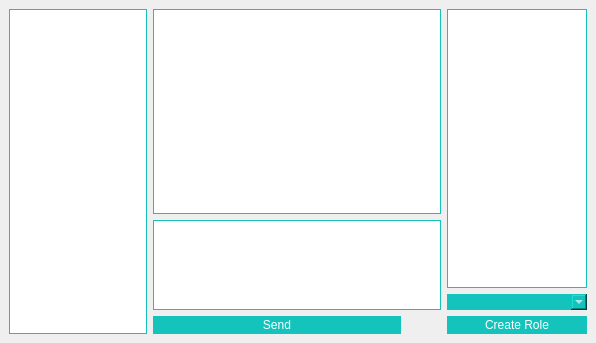
<?xml version="1.0" encoding="UTF-8"?>
<ui version="4.0">
 <class>ChatMainWindow</class>
 <widget class="QMainWindow" name="ChatMainWindow">
  <property name="geometry">
   <rect>
    <x>0</x>
    <y>0</y>
    <width>596</width>
    <height>343</height>
   </rect>
  </property>
  <property name="windowTitle">
   <string>微信AI智能伙伴</string>
  </property>
  <property name="styleSheet">
   <string notr="true">#frame
{
 	background-color:rgb(255, 170, 0);
	border:none;
	border-radius:10px;
}</string>
  </property>
  <widget class="QWidget" name="centralwidget">
   <layout class="QGridLayout" name="gridLayout">
    <item row="1" column="3" rowspan="2">
     <layout class="QVBoxLayout" name="verticalLayout_2">
      <item>
       <widget class="QListWidget" name="settingList">
        <property name="sizePolicy">
         <sizepolicy hsizetype="Preferred" vsizetype="Expanding">
          <horstretch>1</horstretch>
          <verstretch>1</verstretch>
         </sizepolicy>
        </property>
        <property name="maximumSize">
         <size>
          <width>140</width>
          <height>16777215</height>
         </size>
        </property>
        <property name="styleSheet">
         <string notr="true">#settingList
{
	font: 10 7pt '微软雅黑 Light';
	color: rgb(31,31,31);
	padding-left:5px; 
	background-color: rgb(255, 255, 255);
	border:1px solid rgb(20,196,188);
	/*border-radius:10px;*/
}</string>
        </property>
       </widget>
      </item>
      <item>
       <widget class="QComboBox" name="comboBox">
        <property name="styleSheet">
         <string notr="true">QComboBox
{
	font: 25 12pt '微软雅黑';
	color: rgb(255,255,255);
	background-color: rgb(20,196,188);
	border:none;
}
</string>
        </property>
       </widget>
      </item>
      <item>
       <widget class="QPushButton" name="pushButton_2">
        <property name="minimumSize">
         <size>
          <width>0</width>
          <height>18</height>
         </size>
        </property>
        <property name="styleSheet">
         <string notr="true">QPushButton
{
	font: 25 12pt '微软雅黑';
	color: rgb(255,255,255);
	background-color: rgb(20,196,188);
	border:none;
	border-radius:10px;
}
QPushButton:hover
{
	background-color: rgb(22,218,208);
}
QPushButton:pressed
{
	background-color: rgb(17,171,164);
}</string>
        </property>
        <property name="text">
         <string>Create Role</string>
        </property>
       </widget>
      </item>
     </layout>
    </item>
    <item row="1" column="1" rowspan="2">
     <widget class="QListWidget" name="contactList">
      <property name="sizePolicy">
       <sizepolicy hsizetype="Preferred" vsizetype="Expanding">
        <horstretch>1</horstretch>
        <verstretch>1</verstretch>
       </sizepolicy>
      </property>
      <property name="maximumSize">
       <size>
        <width>140</width>
        <height>16777215</height>
       </size>
      </property>
      <property name="styleSheet">
       <string notr="true">#contactList
{
	font: 10 7pt '微软雅黑 Light';
	color: rgb(31,31,31);
	padding-left:5px; 
	background-color: rgb(255, 255, 255);
	border:1px solid rgb(20,196,188);
	/*border-radius:10px;*/
}</string>
      </property>
     </widget>
    </item>
    <item row="0" column="0">
     <layout class="QVBoxLayout" name="verticalLayout_3"/>
    </item>
    <item row="2" column="2">
     <widget class="QStackedWidget" name="stackedWidget">
      <property name="sizePolicy">
       <sizepolicy hsizetype="Expanding" vsizetype="Expanding">
        <horstretch>1</horstretch>
        <verstretch>1</verstretch>
       </sizepolicy>
      </property>
      <property name="minimumSize">
       <size>
        <width>288</width>
        <height>18</height>
       </size>
      </property>
      <property name="maximumSize">
       <size>
        <width>16777215</width>
        <height>18</height>
       </size>
      </property>
      <property name="autoFillBackground">
       <bool>true</bool>
      </property>
      <property name="styleSheet">
       <string notr="true">stackedWidget {
    padding: 0px;
    width: 100%;
    height: 100%;
    margin:0px;
}
</string>
      </property>
      <property name="currentIndex">
       <number>0</number>
      </property>
      <widget class="QWidget" name="page">
       <property name="minimumSize">
        <size>
         <width>258</width>
         <height>18</height>
        </size>
       </property>
       <property name="autoFillBackground">
        <bool>true</bool>
       </property>
       <property name="styleSheet">
        <string notr="true">page {
    padding: 0px;
    width: 100%;
    height: 100%;
    margin:0px;
}</string>
       </property>
       <layout class="QHBoxLayout" name="horizontalLayout">
        <property name="spacing">
         <number>0</number>
        </property>
        <property name="leftMargin">
         <number>0</number>
        </property>
        <property name="topMargin">
         <number>0</number>
        </property>
        <property name="rightMargin">
         <number>0</number>
        </property>
        <property name="bottomMargin">
         <number>0</number>
        </property>
        <item>
         <widget class="QPushButton" name="sendButton_2">
          <property name="sizePolicy">
           <sizepolicy hsizetype="Expanding" vsizetype="Expanding">
            <horstretch>6</horstretch>
            <verstretch>0</verstretch>
           </sizepolicy>
          </property>
          <property name="minimumSize">
           <size>
            <width>0</width>
            <height>18</height>
           </size>
          </property>
          <property name="styleSheet">
           <string notr="true">QPushButton
{
	font: 25 12pt '微软雅黑';
	color: rgb(255,255,255);
	background-color: rgb(20,196,188);
	border:none;
    margin:0px;
    padding:0px;
    heigh:100%;
    width:100%;
}
QPushButton:hover
{
	background-color: rgb(22,218,208);
}
QPushButton:pressed
{
	background-color: rgb(17,171,164);
}</string>
          </property>
          <property name="text">
           <string>Send</string>
          </property>
         </widget>
        </item>
        <item>
         <widget class="QPushButton" name="pushFileButton">
          <property name="sizePolicy">
           <sizepolicy hsizetype="Expanding" vsizetype="Expanding">
            <horstretch>0</horstretch>
            <verstretch>0</verstretch>
           </sizepolicy>
          </property>
          <property name="minimumSize">
           <size>
            <width>0</width>
            <height>18</height>
           </size>
          </property>
          <property name="styleSheet">
           <string notr="true"/>
          </property>
          <property name="text">
           <string/>
          </property>
          <property name="icon">
           <iconset>
            <normaloff>ai_assistant_tool/ui/file-import.svg</normaloff>ai_assistant_tool/ui/file-import.svg</iconset>
          </property>
          <property name="iconSize">
           <size>
            <width>18</width>
            <height>18</height>
           </size>
          </property>
          <property name="flat">
           <bool>true</bool>
          </property>
         </widget>
        </item>
       </layout>
      </widget>
      <widget class="QWidget" name="page_2">
       <property name="sizePolicy">
        <sizepolicy hsizetype="Expanding" vsizetype="Expanding">
         <horstretch>1</horstretch>
         <verstretch>1</verstretch>
        </sizepolicy>
       </property>
       <property name="layoutDirection">
        <enum>Qt::LeftToRight</enum>
       </property>
       <property name="autoFillBackground">
        <bool>true</bool>
       </property>
       <property name="styleSheet">
        <string notr="true">page_2 {
    padding: 0px;
    width: 100%;
    height: 100%;
}</string>
       </property>
       <layout class="QHBoxLayout" name="horizontalLayout_2">
        <property name="spacing">
         <number>0</number>
        </property>
        <property name="leftMargin">
         <number>0</number>
        </property>
        <property name="topMargin">
         <number>0</number>
        </property>
        <property name="rightMargin">
         <number>0</number>
        </property>
        <property name="bottomMargin">
         <number>0</number>
        </property>
        <item>
         <widget class="QPushButton" name="sendButton">
          <property name="sizePolicy">
           <sizepolicy hsizetype="Expanding" vsizetype="Expanding">
            <horstretch>1</horstretch>
            <verstretch>1</verstretch>
           </sizepolicy>
          </property>
          <property name="minimumSize">
           <size>
            <width>0</width>
            <height>18</height>
           </size>
          </property>
          <property name="maximumSize">
           <size>
            <width>16777215</width>
            <height>16777215</height>
           </size>
          </property>
          <property name="autoFillBackground">
           <bool>false</bool>
          </property>
          <property name="styleSheet">
           <string notr="true">QPushButton
{
	font: 25 12pt '微软雅黑';
	color: rgb(255,255,255);
	background-color: rgb(20,196,188);
	border:none;
    margin: 0px; 
    padding: 0px;
    width: 100%;
    height: 100%;
}
QPushButton:hover
{
	background-color: rgb(22,218,208);
}
QPushButton:pressed
{
	background-color: rgb(17,171,164);
}</string>
          </property>
          <property name="text">
           <string>Send</string>
          </property>
         </widget>
        </item>
       </layout>
      </widget>
     </widget>
    </item>
    <item row="1" column="2">
     <layout class="QVBoxLayout" name="verticalLayout">
      <item>
       <widget class="QTextEdit" name="chatDisplay">
        <property name="font">
         <font>
          <family>微软雅黑 Light</family>
          <pointsize>7</pointsize>
          <italic>false</italic>
          <bold>false</bold>
         </font>
        </property>
        <property name="styleSheet">
         <string notr="true">#chatDisplay
{
	font: 15 7pt '微软雅黑 Light';
	color: rgb(31,31,31);
	padding-left:5px; 
	background-color: rgb(255, 255, 255);
	border:1px solid rgb(20,196,188);
	/*border-radius:10px;*/
}</string>
        </property>
        <property name="html">
         <string>&lt;!DOCTYPE HTML PUBLIC &quot;-//W3C//DTD HTML 4.0//EN&quot; &quot;http://www.w3.org/TR/REC-html40/strict.dtd&quot;&gt;
&lt;html&gt;&lt;head&gt;&lt;meta name=&quot;qrichtext&quot; content=&quot;1&quot; /&gt;&lt;meta charset=&quot;utf-8&quot; /&gt;&lt;style type=&quot;text/css&quot;&gt;
p, li { white-space: pre-wrap; }
&lt;/style&gt;&lt;/head&gt;&lt;body style=&quot; font-family:'微软雅黑 Light'; font-size:7pt; font-weight:15; font-style:normal;&quot;&gt;
&lt;p style=&quot;-qt-paragraph-type:empty; margin-top:0px; margin-bottom:0px; margin-left:0px; margin-right:0px; -qt-block-indent:0; text-indent:0px; font-size:14pt; font-weight:25;&quot;&gt;&lt;br /&gt;&lt;/p&gt;&lt;/body&gt;&lt;/html&gt;</string>
        </property>
       </widget>
      </item>
      <item>
       <widget class="QTextEdit" name="inputEdit">
        <property name="sizePolicy">
         <sizepolicy hsizetype="Preferred" vsizetype="Expanding">
          <horstretch>4</horstretch>
          <verstretch>4</verstretch>
         </sizepolicy>
        </property>
        <property name="maximumSize">
         <size>
          <width>16777215</width>
          <height>90</height>
         </size>
        </property>
        <property name="font">
         <font>
          <family>微软雅黑 Light</family>
          <pointsize>7</pointsize>
          <italic>false</italic>
          <bold>false</bold>
         </font>
        </property>
        <property name="styleSheet">
         <string notr="true">#inputEdit
{
	font: 10 7pt '微软雅黑 Light';
	color: rgb(31,31,31);
	padding-left:5px; 
	background-color: rgb(255, 255, 255);
	border:1px solid rgb(20,196,188);
	/*border-radius:10px;*/
}</string>
        </property>
       </widget>
      </item>
     </layout>
    </item>
   </layout>
  </widget>
 </widget>
 <resources/>
 <connections/>
</ui>
